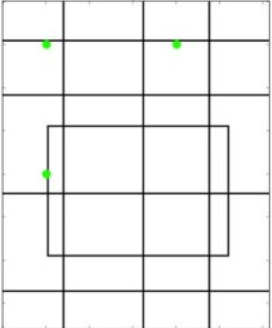
#> input picture 7_Image_Processing/2_geometric_transfo/lines.png, 272 x 328 px
$ python 2_affine_transfo.py
#> lines starting #> are read from the running program, lines starting #| are printed output that depends on the picture
import cv2 as cv
import matplotlib.pyplot as plt
import numpy as np

img = cv.imread('lines.png')
#> img is the input picture: shape (328, 272, 3); mean B, G, R 239.3, 239.8, 239.4
rows, cols, ch = img.shape
#> rows = 328; cols = 272; ch = 3
pts1 = np.float32([[50, 50], [200, 50], [50, 200]])
pts2 = np.float32([[10, 100], [200, 50], [100, 250]])
M = cv.getAffineTransform(pts1, pts2)
dst = cv.warpAffine(img, M, (cols, rows))
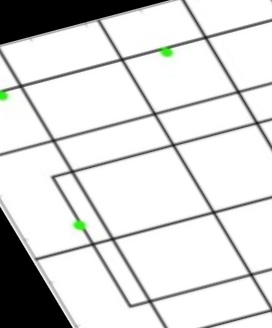
#> dst: shape (328, 272, 3); mean B, G, R 217, 217.7, 217.1
plt.subplot(121), plt.imshow(img), plt.title('Input')
plt.subplot(122), plt.imshow(dst), plt.title('Output')
plt.show()
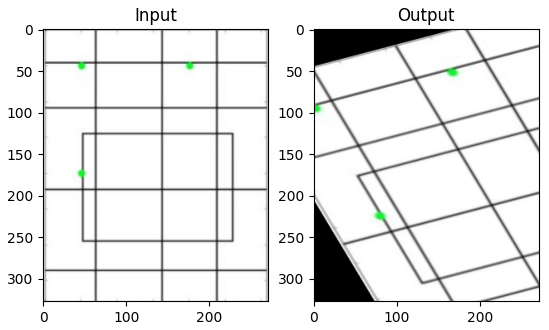
#> figure drawn by matplotlib, 2 panels; B, G, R data is drawn as R, G, B
